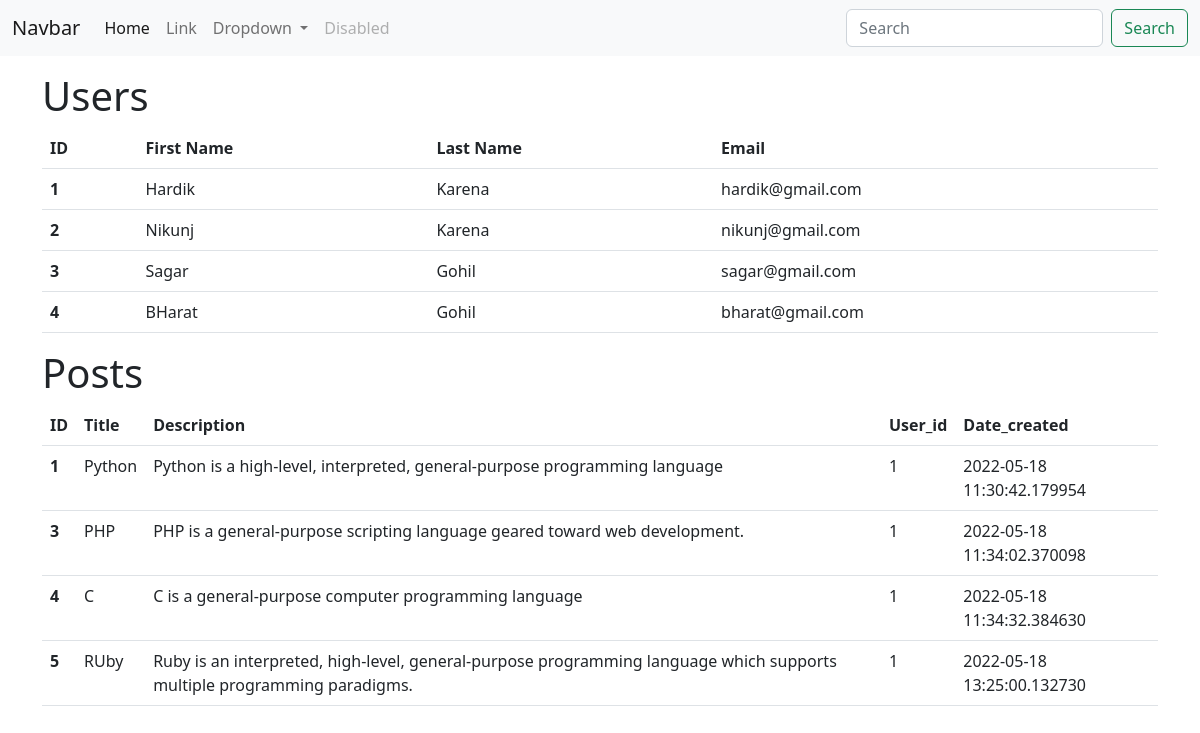
The page / on the database its author committed.
### models.py (models this page shows, shortened)
class User(db.Model):
    id=db.Column(db.Integer,primary_key=True)
    first_name = db.Column(db.String(200),nullable=False)
    last_name = db.Column(db.String(200),nullable=False)
    email = db.Column(db.String(200),nullable=False)
    password = db.Column(db.String(200),nullable=False)
    posts = db.relationship('Post', backref='user')

class Post(db.Model):
    id=db.Column(db.Integer,primary_key=True)
    title=db.Column(db.String(200),nullable=False)
    description=db.Column(db.String(500),nullable=False)
    user_id = db.Column(db.Integer,db.ForeignKey('user.id'))
    date_created=db.Column(db.DateTime(500),default=datetime.utcnow)

### app.py (the view)
@app.route("/",methods=['GET'])
def index():
    user = User.query.all()
    post = Post.query.all()
    data=[user,post]
    return render_template("index.html",data=data)

### templates/index.html (shortened to what this page needs)
      {% extends 'base.html' %}
      {% block body %}
      <div class="container my-3">
        <h1>Users</h1>
              {% if data[0]|length == 0 %}
              <div class="alert alert-danger" role="alert">
               No Users Found
              </div>
                {% else %}
                <table class="table">
                    <thead>
                      <tr>
                        <th scope="col">ID</th>
                        <th scope="col">First Name</th>
                        <th scope="col">Last Name</th>
                        <th scope="col">Email</th>
                      </tr>
                    </thead>
                    <tbody>
              {% for i in data[0] %}
              <tr>
                <th scope="row">{{i.id}}</th>
                <td>{{i.first_name}}</td>
                <td>{{i.last_name}}</td>
                <td>{{i.email}}</td>
              </tr>
              {% endfor %}
              {% endif %}
            </tbody>
          </table>
      </div>
      <div class="container my-3">
        <h1>Posts</h1>
              {% if data[1]|length == 0 %}
              <div class="alert alert-danger" role="alert">
               No Records Found
              </div>
                {% else %}
                <table class="table">
                    <thead>
                      <tr>
                        <th scope="col">ID</th>
                        <th scope="col">Title</th>
                        <th scope="col">Description</th>
                        <th scope="col">User_id</th>
                        <th scope="col">Date_created</th>
                      </tr>
                    </thead>
                    <tbody>
              {% for i in data[1] %}
              <tr>
                <th scope="row">{{i.id}}</th>
                <td>{{i.title}}</td>
                <td>{{i.description}}</td>
                <td>{{i.user_id}}</td>
                <td>{{i.date_created}}</td>
              </tr>
              {% endfor %}
              {% endif %}
            </tbody>
          </table>
      </div>
    {% endblock body %}

### templates/base.html (shortened to what this page needs)
<!doctype html>
<html lang="en">
  <head>
    <link href="https://cdn.jsdelivr.net/npm/bootstrap@5.2.0-beta1/dist/css/bootstrap.min.css" rel="stylesheet">
  </head>
  <body>
    <nav class="navbar navbar-expand-lg bg-light">
        <div class="container-fluid">
          <a class="navbar-brand" href="#">Navbar</a>
          <div class="collapse navbar-collapse" id="navbarSupportedContent">
            <ul class="navbar-nav me-auto mb-2 mb-lg-0">
              <li class="nav-item">
                <a class="nav-link active" aria-current="page" href="#">Home</a>
              </li>
              <li class="nav-item">
                <a class="nav-link" href="#">Link</a>
              </li>
              <li class="nav-item dropdown">
                <a class="nav-link dropdown-toggle" href="#" id="navbarDropdown" role="button" data-bs-toggle="dropdown" aria-expanded="false">
                  Dropdown
                </a>
              </li>
              <li class="nav-item">
                <a class="nav-link disabled">Disabled</a>
              </li>
            </ul>
            <form class="d-flex" role="search">
              <input class="form-control me-2" type="search" placeholder="Search" aria-label="Search">
              <button class="btn btn-outline-success" type="submit">Search</button>
            </form>
          </div>
        </div>
      </nav>
{% block body %}
{% endblock body %}
    </body>
    </html>

### rows shown on the page
User: id "1", first_name "Hardik", last_name "Karena", email "hardik@gmail.com"
User: id "2", first_name "Nikunj", last_name "Karena", email "nikunj@gmail.com"
User: id "3", first_name "Sagar", last_name "Gohil", email "sagar@gmail.com"
User: id "4", first_name "BHarat", last_name "Gohil", email "bharat@gmail.com"
Post: id "1", title "Python", description "Python is a high-level, interpreted, general-purpose programming language", user_id "1", date_created "2022-05-18 11:30:42.179954"
Post: id "3", title "PHP", description "PHP is a general-purpose scripting language geared toward web development.", user_id "1", date_created "2022-05-18 11:34:02.370098"
Post: id "4", title "C", description "C is a general-purpose computer programming language", user_id "1", date_created "2022-05-18 11:34:32.384630"
Post: id "5", title "RUby", description "Ruby is an interpreted, high-level, general-purpose programming language which supports multiple programming paradigms.", user_id "1", date_created "2022-05-18 13:25:00.132730"
